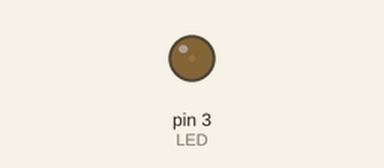
The sketch below on a simulated Arduino Uno, built with avr-gcc and run on an emulated ATmega328P. Parts: output pins drawn as LEDs (lit = HIGH).

Above: at 0.05 s.
At 0.95 s:
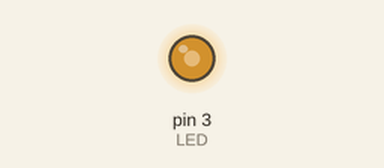
At 1.4 s:
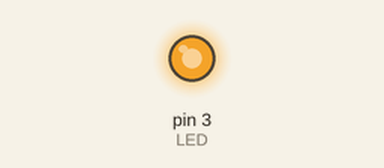
At 2.75 s:
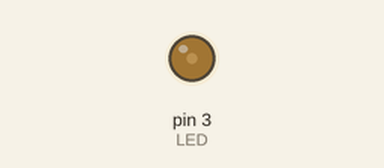
Timing chart, 0 to 7.0 s (numbered marks = the images above):
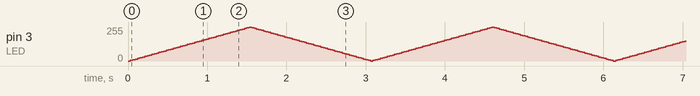

The sketch:

Leccion3.ino
```cpp
/**
 * En este ejemplo se configura y usa PWM para ajustar el brillo o intensidad de un LED
 * */

int LED = 3;            // Se usará el pin 3
int brillo = 0;         // Brillo del LED
int fadeAmount = 5;     // Cuanto cambiará el brillo en cada paso

void setup(){
    pinMode(LED, OUTPUT);
}

void loop(){
    analogWrite(LED, brillo);            // Escribir el valor para ajustar el brillo (debe ser entre 0 y 255)
    brillo = brillo + fadeAmount;
    if (brillo <= 0 || brillo >= 255) {  // Si está fuera de los limites, cambiar el brillo
        fadeAmount = -fadeAmount;
    }
    delay(30);                           // Espera 30 mili segundos
}
```
